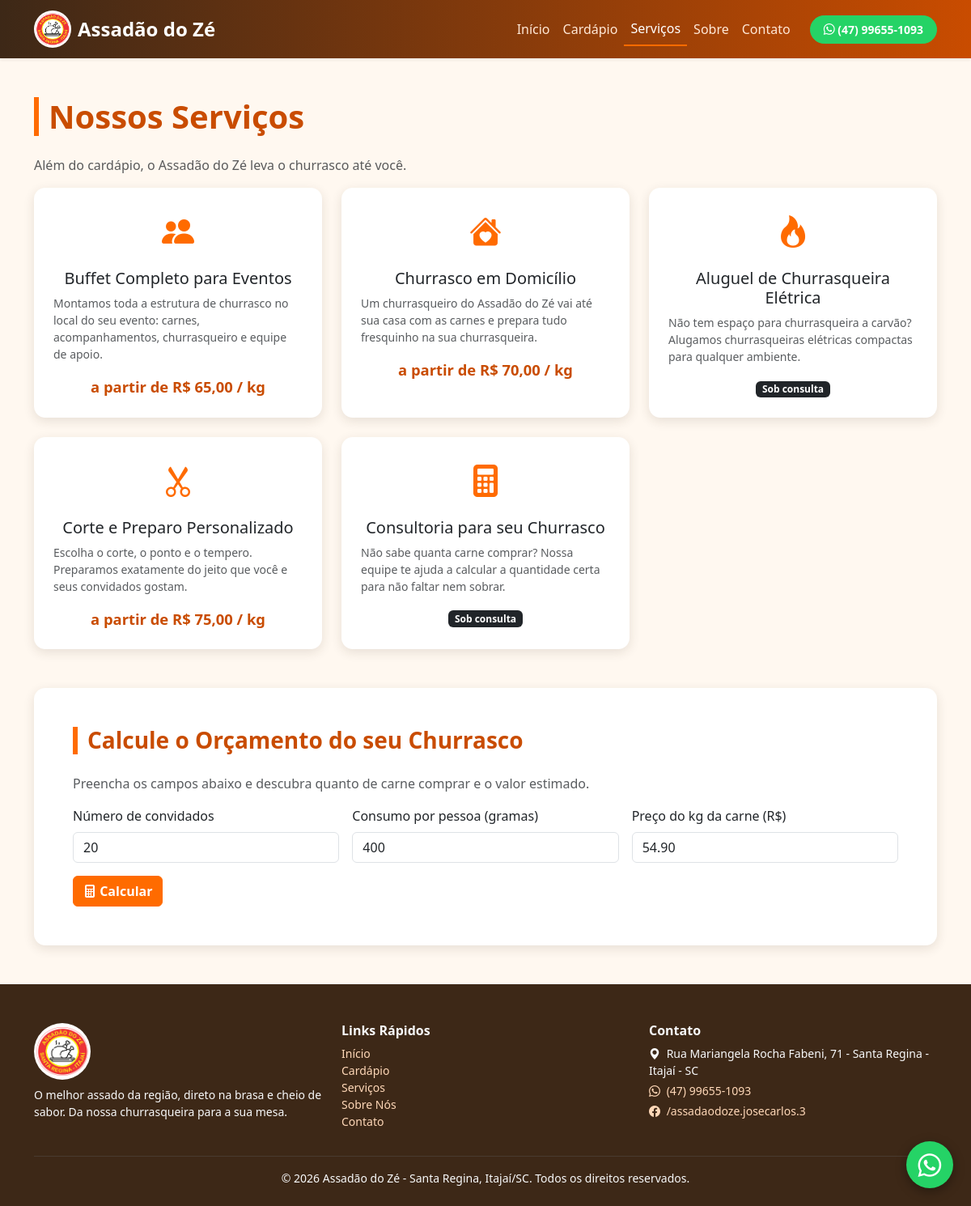
Page /servicos.php on the committed database.
### tables this page shows
CREATE TABLE servicos (
    id        INT AUTO_INCREMENT PRIMARY KEY,
    nome      VARCHAR(100) NOT NULL,
    descricao TEXT,
    preco_kg  DECIMAL(10,2) NOT NULL DEFAULT 0,
    icone     VARCHAR(50)
);

### config/dados.php (called while the page is built, shortened)
<?php
function obterServicos(PDO $pdo): array
{
    $sql = 'SELECT id, nome, descricao, preco_kg AS precoKg, icone FROM servicos ORDER BY id';
    $stmt = $pdo->query($sql);
    return $stmt->fetchAll();
}

### includes/funcoes.php (called while the page is built, shortened)
<?php
function formatarPreco(float $valor): string
{
    return 'R$ ' . number_format($valor, 2, ',', '.');
}

### servicos.php (the view, shortened to what this page needs)
<?php
require_once __DIR__ . '/config/dados.php';
require_once __DIR__ . '/includes/funcoes.php';
$pdo      = conectarBanco();
$servicos = obterServicos($pdo);
require __DIR__ . '/includes/cabecalho.php';
?>
<section class="container my-5">
    <h1 class="secao-titulo">Nossos Serviços</h1>
    <p class="text-muted">Além do cardápio, o Assadão do Zé leva o churrasco até você.</p>
    <div class="row g-4 mb-5">
        <?php foreach ($servicos as $servico) : ?>
            <div class="col-md-6 col-lg-4">
                <div class="card card-produto p-4 h-100">
                    <div class="fs-1 text-center mb-3" style="color: var(--laranja-principal);">
                        <i class="bi <?= htmlspecialchars($servico['icone']); ?>"></i>
                    </div>
                    <h5 class="text-center"><?= htmlspecialchars($servico['nome']); ?></h5>
                    <p class="small text-muted"><?= htmlspecialchars($servico['descricao']); ?></p>
                    <?php if ($servico['precoKg'] > 0) : ?>
                        <p class="preco text-center mb-0">a partir de <?= formatarPreco($servico['precoKg']); ?> / kg</p>
                    <?php else : ?>
                        <p class="text-center mb-0"><span class="badge bg-dark">Sob consulta</span></p>
                    <?php endif; ?>
                </div>
            </div>
        <?php endforeach; ?>
    </div>
    <div class="card card-produto p-4 p-md-5">
        <h3 class="secao-titulo">Calcule o Orçamento do seu Churrasco</h3>
        <p class="text-muted">Preencha os campos abaixo e descubra quanto de carne comprar e o valor estimado.</p>
        <form method="POST" action="servicos.php#calculadora" class="row g-3" id="calculadora">
            <div class="col-md-4">
                <label class="form-label">Número de convidados</label>
                <input type="number" name="convidados" min="1" class="form-control" required
                       value="<?= htmlspecialchars($_POST['convidados'] ?? '20'); ?>">
            </div>
            <div class="col-md-4">
                <label class="form-label">Consumo por pessoa (gramas)</label>
                <input type="number" name="gramas" min="1" class="form-control" required
                       value="<?= htmlspecialchars($_POST['gramas'] ?? '400'); ?>">
            </div>
            <div class="col-md-4">
                <label class="form-label">Preço do kg da carne (R$)</label>
                <input type="number" step="0.01" name="preco_kg" min="0.01" class="form-control" required
                       value="<?= htmlspecialchars($_POST['preco_kg'] ?? '54.90'); ?>">
            </div>
            <div class="col-12">
                <button type="submit" name="calcular_orcamento" value="1" class="btn btn-laranja">
                    <i class="bi bi-calculator-fill"></i> Calcular
                </button>
            </div>
        </form>
    </div>
</section>
<?php require __DIR__ . '/includes/rodape.php'; ?>

### assets/css/estilo.css (style rules this page uses)
:root { --laranja-principal: #FF6B00; --laranja-escuro: #C94C00; --laranja-claro: #FFA351; --marrom-brasa: #3D2817; --creme: #FFF8F0; }
body { background-color: var(--creme); color: var(--marrom-brasa); font-family: 'Segoe UI', Tahoma, Verdana, sans-serif; }
.btn-laranja { background-color: var(--laranja-principal); border-color: var(--laranja-principal); color: #fff; font-weight: 600; }
.card-produto { border: none; border-radius: 14px; box-shadow: 0 4px 14px rgba(61, 40, 23, 0.12); transition: transform 0.2s ease, box-shadow 0.2s ease; height: 100%; }
.preco { color: var(--laranja-escuro); font-weight: 700; font-size: 1.15rem; }
.secao-titulo { color: var(--laranja-escuro); font-weight: 800; border-left: 6px solid var(--laranja-principal); padding-left: 12px; margin-bottom: 1.5rem; }

### rows in the picture
servicos: nome "Buffet Completo para Eventos", descricao "Montamos toda a estrutura de churrasco no local do seu evento: carnes, acompanhamentos, churrasqueiro e equipe de apoio.", preco_kg "R$ 65,00"
servicos: nome "Churrasco em Domicílio", descricao "Um churrasqueiro do Assadão do Zé vai até sua casa com as carnes e prepara tudo fresquinho na sua churrasqueira.", preco_kg "R$ 70,00"
servicos: nome "Aluguel de Churrasqueira Elétrica", descricao "Não tem espaço para churrasqueira a carvão? Alugamos churrasqueiras elétricas compactas para qualquer ambiente.", preco_kg "Sob consulta"
servicos: nome "Corte e Preparo Personalizado", descricao "Escolha o corte, o ponto e o tempero. Preparamos exatamente do jeito que você e seus convidados gostam.", preco_kg "R$ 75,00"
servicos: nome "Consultoria para seu Churrasco", descricao "Não sabe quanta carne comprar? Nossa equipe te ajuda a calcular a quantidade certa para não faltar nem sobrar.", preco_kg "Sob consulta"
